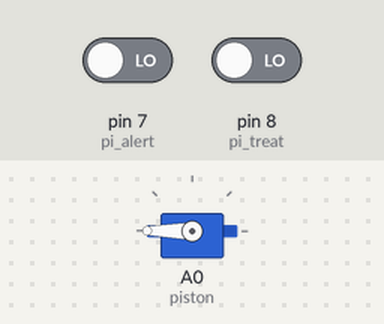
A sketch run on a simulated Arduino Uno, built with avr-gcc and run on an emulated ATmega328P. Shown: servo. The test bench sets the inputs (shaded band); at power-on: pin 7 (pi_alert) LOW, pin 8 (pi_treat) LOW.

Above: at 1.2 s.
1.3 s: pin 7 (pi_alert) driven HIGH
At 1.37 s:
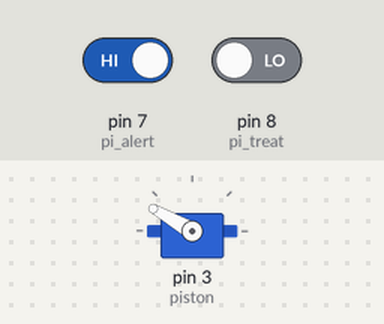
4.3 s: pin 8 (pi_treat) driven HIGH
At 5.1 s:
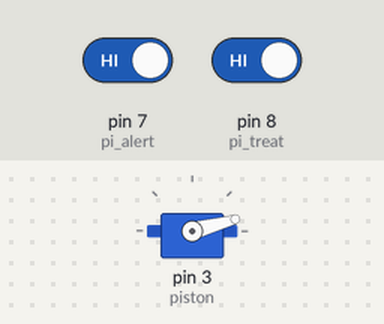
Timing chart, 0 to 7.3 s (numbered marks = the images above; inputs shaded):
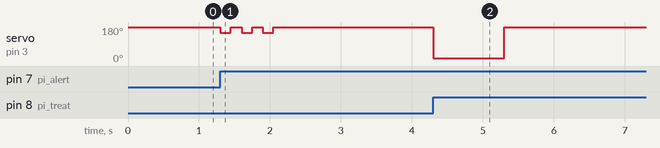

Measured:
- after the input at 1.3 s, servo on pin 3 (piston): alternates 180° for 0.15 s and 150° for 0.15 s, 6 changes in all, then stays 180°, starting at once
- after the input at 4.3 s, servo on pin 3 (piston): 180° → 15° at once, → 180° 1.0 s later

The sketch:

arduino_servo_control.ino
```cpp
#include <Servo.h>

Servo piston;
int pos_in = 180;
int pos_alert = 150;
int pos_out = 15;
int alert_input = 0;
int old_alert_input = 0;
int treat_input = 0;
int old_treat_input = 0;
const int pi_alert = 7; //17 on pi
const int pi_treat = 8; //18 on pi

void setup() {
  piston.attach(A0); //Servo Output
  piston.write(pos_in);
  piston.detach();
  pinMode(pi_treat, INPUT); //Raspberry Pi treat pin
  pinMode(pi_alert, INPUT); //Raspberry Pi alert pin

}


void loop() {
  alert_input = digitalRead(pi_alert);
  treat_input = digitalRead(pi_treat);
  if (alert_input > old_alert_input){
    piston.attach(3);
      for (int x=0; x<3; x++){

      piston.write(pos_alert);
      delay(150);
      piston.write(pos_in);
      delay(150);
    }
   piston.detach();
  }

  if (treat_input > old_treat_input){
    piston.attach(3);
    piston.write(pos_out);
    delay(1000);
    piston.write(pos_in);
    delay(1000);
    piston.detach();
  }

  old_alert_input = alert_input;
  old_treat_input = treat_input;
}
```
